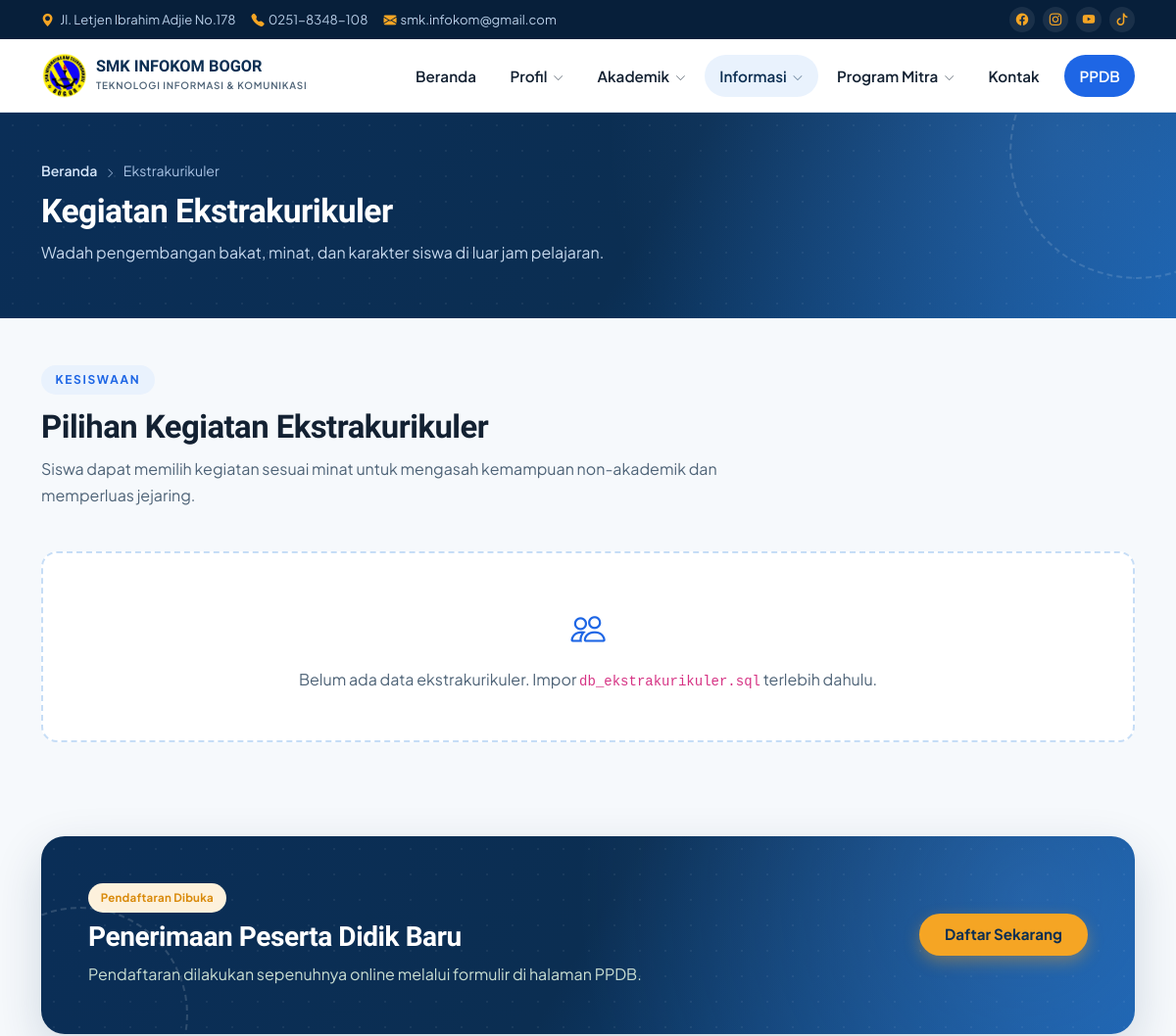
The page /ekstrakurikuler.php (upper part) on the database as committed earlier.
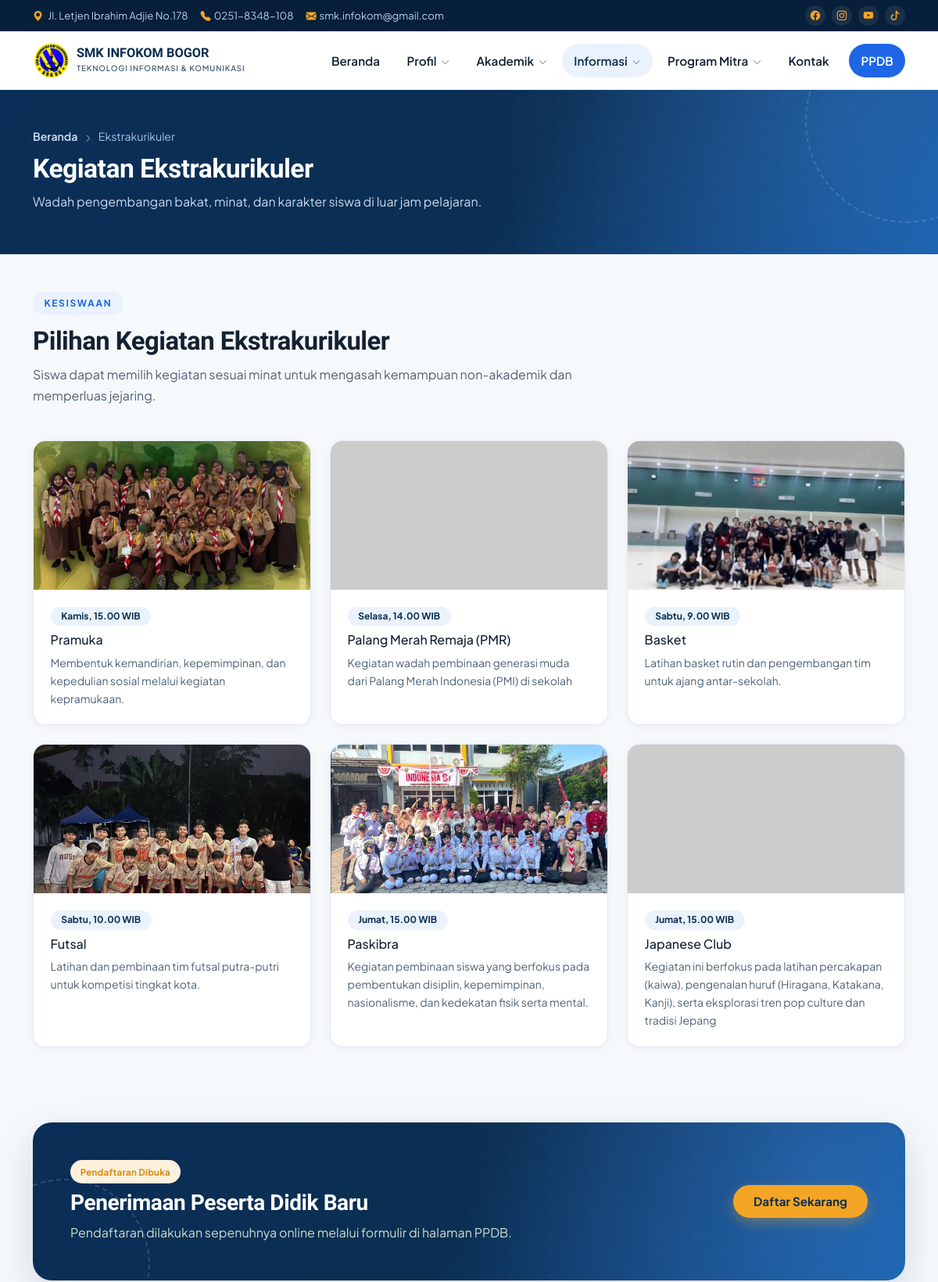
The same page on the database as committed later.
### tables this page shows
CREATE TABLE `ekstrakurikuler` (
  `id` int NOT NULL,
  `nama` varchar(100) NOT NULL,
  `deskripsi` text,
  `pembina` varchar(100) DEFAULT NULL,
  `jadwal` varchar(100) DEFAULT NULL,
  `gambar` varchar(255) DEFAULT NULL,
  `urutan` int DEFAULT '0',
  `created_at` timestamp NULL DEFAULT CURRENT_TIMESTAMP
);

### ekstrakurikuler.php (the view, shortened to what this page needs)
<?php
require_once __DIR__ . '/includes/header.php';
try {
    $ekstra = $pdo->query("SELECT * FROM ekstrakurikuler ORDER BY urutan ASC, id ASC")->fetchAll();
} catch (Throwable $e) {
    $ekstra = [];
}
?>
<div class="page-header">
  <div class="container">
    <div class="page-breadcrumb"><a href="index.php">Beranda</a> <i class="bi bi-chevron-right"></i> Ekstrakurikuler</div>
    <h1 class="page-title">Kegiatan Ekstrakurikuler</h1>
    <p class="page-title-sub mt-2">Wadah pengembangan bakat, minat, dan karakter siswa di luar jam pelajaran.</p>
  </div>
</div>
<div class="container py-5">
  <div class="section-head">
    <span class="kicker">Kesiswaan</span>
    <h2>Pilihan Kegiatan Ekstrakurikuler</h2>
    <p>Siswa dapat memilih kegiatan sesuai minat untuk mengasah kemampuan non-akademik dan memperluas jejaring.</p>
  </div>
  <div class="row g-4">
    <?php if (count($ekstra) === 0): ?>
      <div class="col-12"><div class="empty-state"><i class="bi bi-people"></i>Belum ada data ekstrakurikuler. Impor <code>db_ekstrakurikuler.sql</code> terlebih dahulu.</div></div>
    <?php endif; ?>
    <?php foreach ($ekstra as $e): ?>
    <div class="col-md-6 col-lg-4">
      <div class="card-editorial h-100">
        <?php if (!empty($e['gambar'])): ?>
          <img src="uploads/ekstrakurikuler/<?= htmlspecialchars($e['gambar']) ?>" alt="<?= htmlspecialchars($e['nama']) ?>"
               onerror="this.src='https://placehold.co/400x220?text=Ekstrakurikuler'">
        <?php endif; ?>
        <div class="card-body d-flex flex-column">
          <div class="d-flex gap-2 mb-2">
            <span class="badge badge-level"><?= htmlspecialchars($e['jadwal'] ?: 'Jadwal menyusul') ?></span>
          </div>
          <h6 class="mb-2"><?= htmlspecialchars($e['nama']) ?></h6>
          <p class="small text-muted-ink mb-0"><?= htmlspecialchars($e['deskripsi'] ?? '') ?></p>
        </div>
      </div>
    </div>
    <?php endforeach; ?>
  </div>
</div>
<?php require_once __DIR__ . '/includes/footer.php'; ?>

Rows that differ between the two databases and show on the page:
added ekstrakurikuler: gambar (picture), jadwal "Kamis, 15.00 WIB", nama "Pramuka", deskripsi "Membentuk kemandirian, kepemimpinan, dan kepedulian sosial melalui kegiatan kepramukaan."
added ekstrakurikuler: jadwal "Selasa, 14.00 WIB", nama "Palang Merah Remaja (PMR)", deskripsi "Kegiatan wadah pembinaan generasi muda dari Palang Merah Indonesia (PMI) di sekolah"
added ekstrakurikuler: gambar (picture), jadwal "Sabtu, 9.00 WIB", nama "Basket", deskripsi "Latihan basket rutin dan pengembangan tim untuk ajang antar-sekolah."
added ekstrakurikuler: gambar (picture), jadwal "Sabtu, 10.00 WIB", nama "Futsal", deskripsi "Latihan dan pembinaan tim futsal putra-putri untuk kompetisi tingkat kota."
added ekstrakurikuler: gambar (picture), jadwal "Jumat, 15.00 WIB", nama "Paskibra", deskripsi "Kegiatan pembinaan siswa yang berfokus pada pembentukan disiplin, kepemimpinan, nasionalisme, dan kedekatan fisik serta mental."
added ekstrakurikuler: jadwal "Jumat, 15.00 WIB", nama "Japanese Club", deskripsi "Kegiatan ini berfokus pada latihan percakapan (kaiwa), pengenalan huruf (Hiragana, Katakana, Kanji), serta eksplorasi tren pop culture dan tradisi Jepang"
Other text that changed with them:
text no longer shown: "Belum ada data ekstrakurikuler. Impor db_ekstrakurikuler.sql terlebih dahulu."
